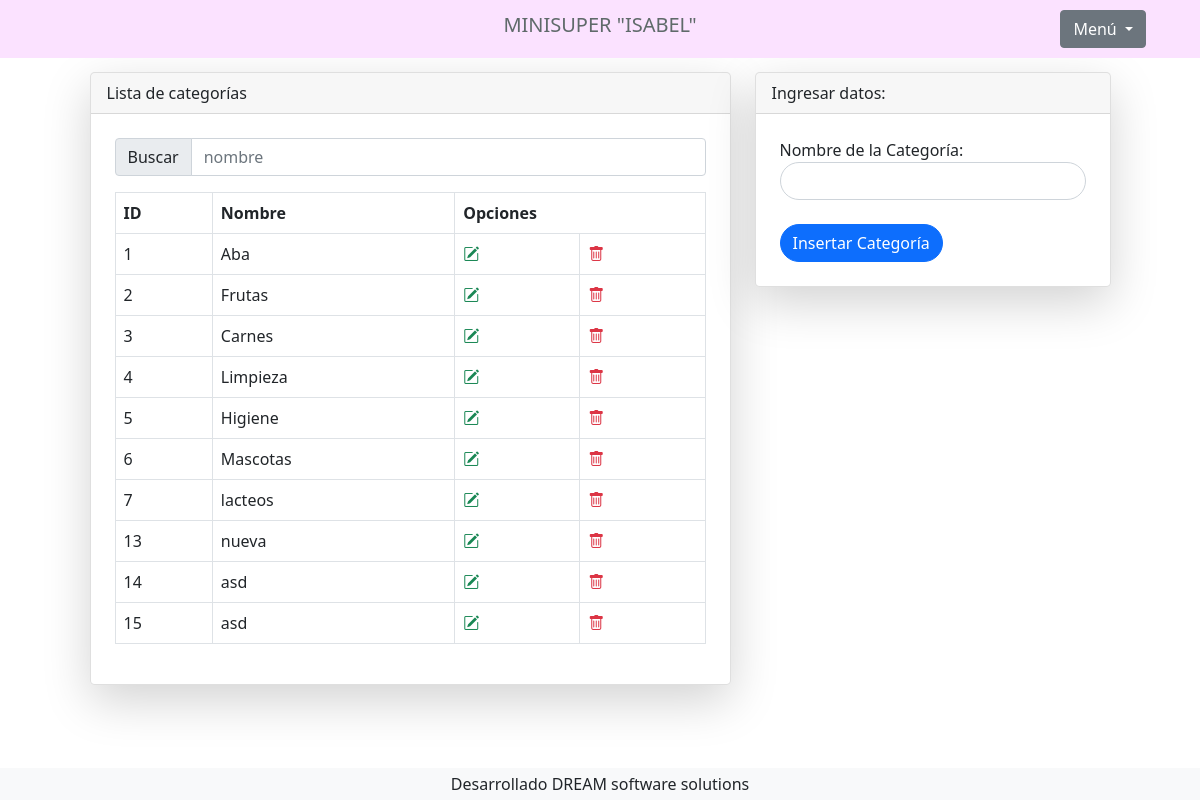
The page /categorias.php (signed in) on the database its author committed.
### tables this page shows
CREATE TABLE `categoria` (
  `id_categoria` smallint(5) NOT NULL,
  `nombre` varchar(50) NOT NULL
);

### categorias.php (the view, shortened to what this page needs)
<?php
include 'header.php';
?>
<?php
include_once "conexion.php";
$sentencia = $bd->query("SELECT * FROM categoria");
$categorias = $sentencia->fetchAll(PDO::FETCH_OBJ);
?>
<div class="container mt-5">
    <div class="row justify-content-center">
        <div class="col-md-7">
            <div class="card rounded-3 shadow-lg">
                <div class="card-header">
                    Lista de categorías
                </div>
                <div class="p-4">
                    <div class="input-group mb-3">
                        <span class="input-group-text" id="basic-addon1">Buscar</span>
                        <input type="text" class="form-control" placeholder="nombre" aria-label="nombre  " aria-describedby="basic-addon1" id="search-input">
                    </div>
                    <div class="table-responsive">
                        <table class="table table-bordered align-middle" id="tabla-categorias">
                            <thead>
                                <tr>
                                    <th scope="col">ID</th>
                                    <th scope="col">Nombre</th>
                                    <th scope="col" colspan="20">Opciones</th>
                                </tr>
                            </thead>
                            <tbody>
                                <?php foreach ($categorias as $dato) { ?>
                                    <tr>
                                        <td scope="row"><?php echo $dato->id_categoria; ?></td>
                                        <td><?php echo $dato->nombre; ?></td>
                                        <td><a class="text-success animate__animated animate__heartBeat" href="editar_categoria.php?id_categoria=<?php echo $dato->id_categoria; ?>"><i class="bi bi-pencil-square"></i></a></td>
                                        <td><a onclick="return confirm('¿Estás seguro de eliminar?');" class="text-danger animate__animated animate__bounceIn" href="eliminar_categoria.php?id_categoria=<?php echo $dato->id_categoria; ?>"><i class="bi bi-trash"></i></a></td>
                                    </tr>
                                <?php } ?>
                            </tbody>
                        </table>
                    </div>
                </div>
            </div>
        </div>
        <div class="col-md-4">
            <div class="card rounded-3 shadow-lg">
                <div class="card-header">
                    Ingresar datos:
                </div>
                <form class="p-4" action="insertar_categoria.php" method="post">
                    <label for="nombre">Nombre de la Categoría:</label>
                    <input type="text" class="form-control rounded-pill" name="nombre" autofocus required><br>
                    <input type="submit" class="btn btn-primary rounded-pill animate__animated animate__rubberBand" value="Insertar Categoría">
                </form>
            </div>
        </div>
    </div>
</div>
<?php include 'footer.php'; ?>

### header.php (shortened to what this page needs)
<!DOCTYPE html>
<html lang="es">
<head>
    <link rel="stylesheet" href="https://cdn.jsdelivr.net/npm/bootstrap@5.0.2/dist/css/bootstrap.min.css">
    <link rel="stylesheet" href="https://cdn.jsdelivr.net/npm/bootstrap-icons@1.5.0/font/bootstrap-icons.css">
</head>
<body>
    <div class="container-xpand">
        <div class="row">
            <div class="col-md">
                <header class="header">
                    <div class="container">
                        <div class="row align-items-center">
                            <div class="col text-center">
                                <h3>Minisuper "Isabel"</h3>
                            </div>
                            <div class="col text-end">
                                <div class="dropdown">
                                    <button class="btn btn-secondary dropdown-toggle" type="button" id="dropdownMenuButton" data-bs-toggle="dropdown" aria-expanded="false">
                                        Menú
                                    </button>
                                </div>
                            </div>
                        </div>
                    </div>
                </header>
            </div>
        </div>
    </div>
</body>
</html>

### footer.php (shortened to what this page needs)
<footer class="container-expand bg-light fixed-bottom">
        <div class="row">
            <div class="col-md text-dark text-center py-1">
                Desarrollado DREAM software solutions
            </div>
        </div>
    </footer>
  </body>
</html>

### header.php (style rules this page uses)
.header { background-color: #FBE2FF; padding: 10px 0; position: fixed; width: 100%; z-index: 1000; }
.header h3 { color: #5F6A6A; font-size: 20px; text-align: center; text-transform: uppercase; }

### rows shown on the page
categoria: id_categoria "1", nombre "Aba"
categoria: id_categoria "2", nombre "Frutas"
categoria: id_categoria "3", nombre "Carnes"
categoria: id_categoria "4", nombre "Limpieza"
categoria: id_categoria "5", nombre "Higiene"
categoria: id_categoria "6", nombre "Mascotas"
categoria: id_categoria "7", nombre "lacteos"
categoria: id_categoria "13", nombre "nueva"
categoria: id_categoria "14", nombre "asd"
categoria: id_categoria "15", nombre "asd"
